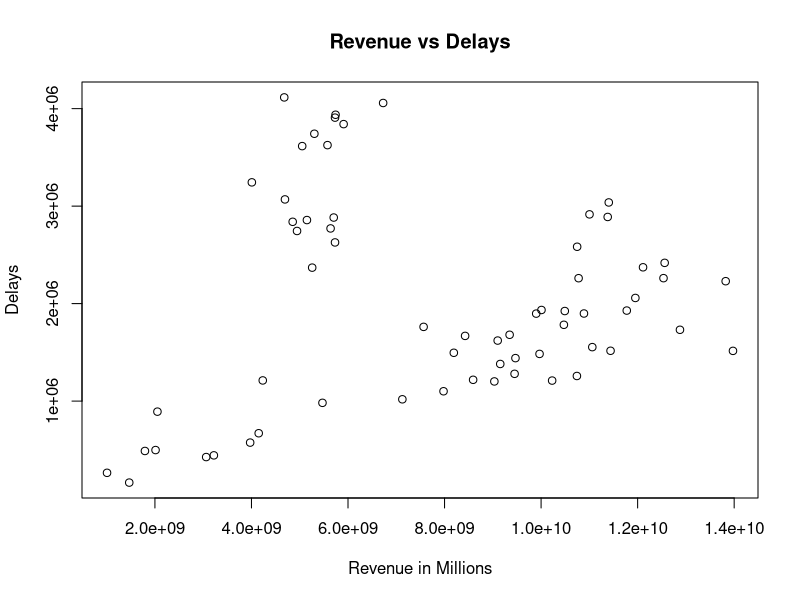
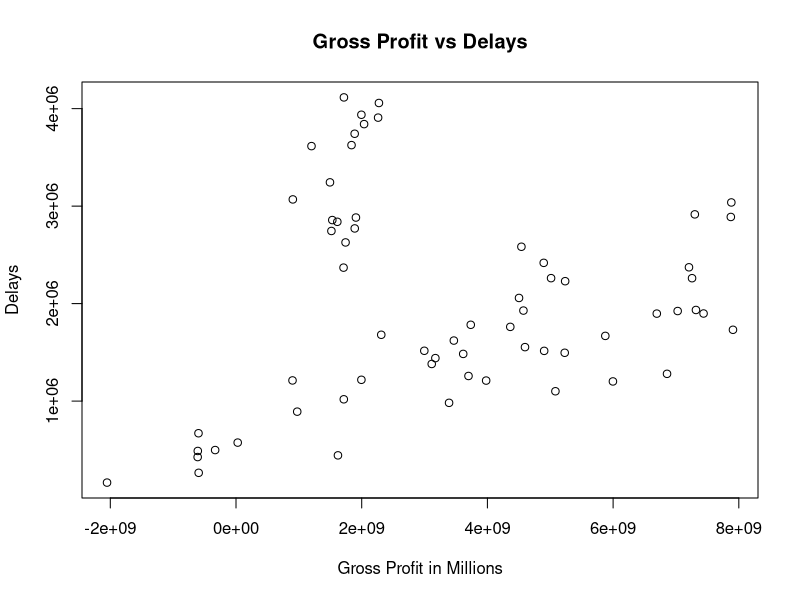
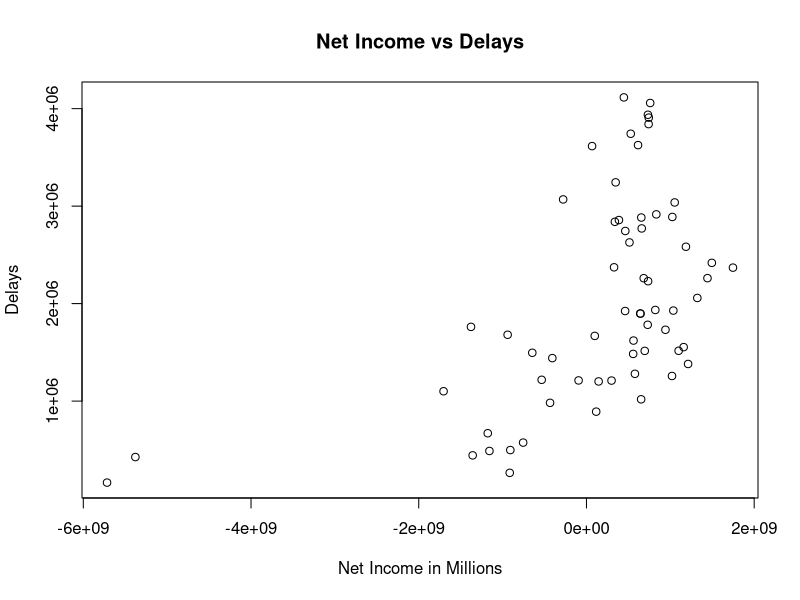
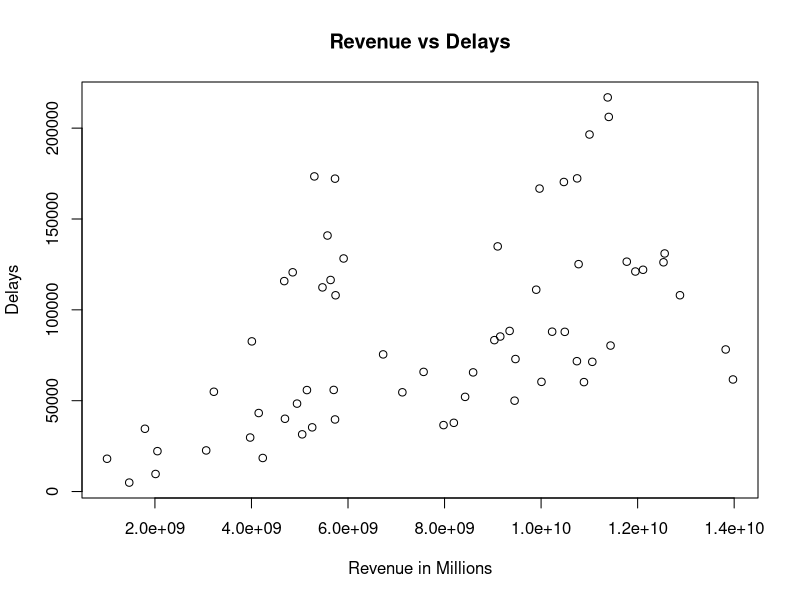
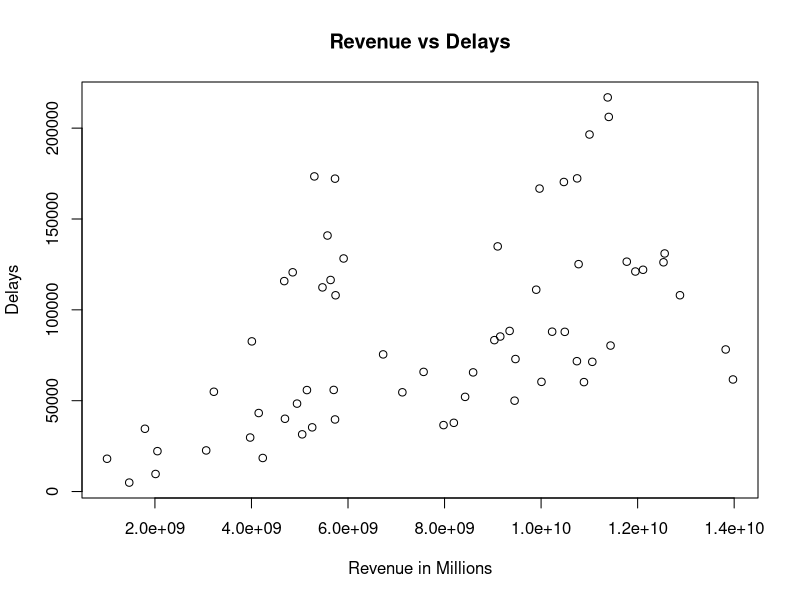
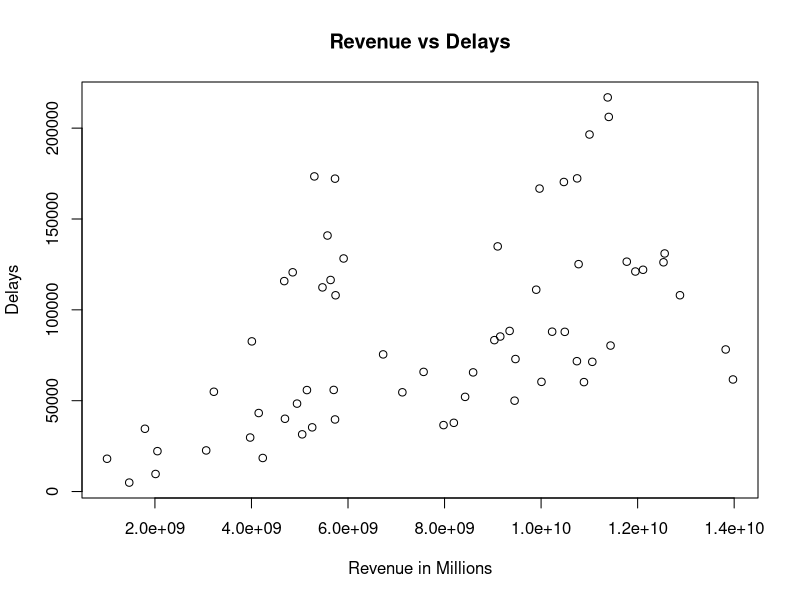

Generate these figures, in order, with R:
## ---- chunk 1
knitr::opts_chunk$set(echo = TRUE)
## ---- chunk 2
#install.packages("weatherData",repos = "http://cran.us.r-project.org")
#install.packages("r package", repos = "http://cran.us.r-project.org")
#install.packages("ggplot2")
library(ggplot2)
library(tidyverse)
library(dplyr)
library(car)

southwest = read.csv("southwest.csv", head = TRUE, sep = ",")
delta = read.csv("delta.csv", head = TRUE, sep = ",")
united = read.csv("united.csv", head = TRUE, sep = ",")
## ---- chunk 3
all_air <- rbind(southwest, united, delta)
#head(all_air)
## ---- chunk 4
all_air$qt[all_air$month<=3] <- 1
all_air$qt[all_air$month>3 & all_air$month<=6] <- 2
all_air$qt[all_air$month>6 & all_air$month<=9] <- 3
all_air$qt[all_air$month>9] <- 4

all_air$Time <- apply(all_air,1 ,function(x) paste0(toString(x["year"]), toString(x["qt"])))

## ---- chunk 5
auto_specs <- as.tibble(all_air)
all_air <- 
  all_air %>%
  mutate(Airline = case_when(carrier == 'WN' ~ 'Southwest',
                               carrier == 'DL' ~ 'Delta',
                               carrier == 'UA' ~ 'United'))
## ---- chunk 6
# head(all_air)
all_air <- subset(all_air, select = -c(year,month,carrier,qt,airport))
## ---- chunk 7
all_air_qt <- 
  all_air %>% 
    group_by(Airline,Time) %>% 
    summarise(across(where(is.numeric), list(sum = sum)))

#head(all_air_qt)
## ---- chunk 8
financial = read.csv("financial.csv", head = TRUE, sep = ",")
revenue <- financial[financial$Type=="Revenue",]
grossProfit <- financial[financial$Type=="GrossProfit",]
netIncome <- financial[financial$Type=="NetIncome",]
head(netIncome,5)
## ---- chunk 9
# Add revenue column
combined_qts <- merge(all_air_qt,revenue,by=c("Airline","Time"))
names(combined_qts)[names(combined_qts) == 'Amount'] <- 'Revenue'
combined_qts <- subset(combined_qts, select = -c(Type,Source) )

# Add gross profit column
combined_qts <- merge(combined_qts,grossProfit,by=c("Airline","Time"))
names(combined_qts)[names(combined_qts) == 'Amount'] <- 'GrossProfit'
combined_qts <- subset(combined_qts, select = -c(Type,Source) )

# Add net income column
combined_qts <- merge(combined_qts,netIncome,by=c("Airline","Time"))
names(combined_qts)[names(combined_qts) == 'Amount'] <- 'NetIncome'
combined_qts <- subset(combined_qts, select = -c(Type,Source) )

head(combined_qts)

sapply(lapply(combined_qts, unique), length)
## ---- chunk 10
plot(combined_qts$Revenue,combined_qts$arr_delay_sum, main="Revenue vs Delays", xlab="Revenue in Millions",ylab="Delays")
plot(combined_qts$GrossProfit,combined_qts$arr_delay_sum, main="Gross Profit vs Delays", xlab="Gross Profit in Millions",ylab="Delays")
plot(combined_qts$NetIncome,combined_qts$arr_delay_sum, main="Net Income vs Delays", xlab="Net Income in Millions",ylab="Delays")
## ---- chunk 11
precovid_combined <- combined_qts[combined_qts$Time < 20201,]
postcovid_combined <- combined_qts[combined_qts$Time >= 20201, ]
postcovid_combined <- combined_qts[combined_qts$Time != 20202 & combined_qts$Time != 20203, ] # Filter outliers

plot(combined_qts$Revenue,combined_qts$weather_delay_sum, main="Revenue vs Delays", xlab="Revenue in Millions",ylab="Delays")
plot(combined_qts$Revenue,combined_qts$weather_delay_sum, main="Revenue vs Delays", xlab="Revenue in Millions",ylab="Delays")
plot(combined_qts$Revenue,combined_qts$weather_delay_sum, main="Revenue vs Delays", xlab="Revenue in Millions",ylab="Delays")

# Pre-COVID
prefinancialsModel <- lm(arr_del15_sum~Revenue + GrossProfit + NetIncome, precovid_combined)
summary(prefinancialsModel)

# Post-COVID
postfinancialsModel <- lm(arr_del15_sum~Revenue + GrossProfit + NetIncome, postcovid_combined)
summary(postfinancialsModel)
